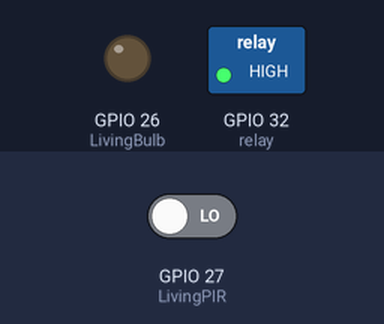
This sketch was run on a simulated ESP32. Parts: switched loads named in the sketch (green lamp = pin HIGH), output pins drawn as LEDs (lit = HIGH). Inputs (shaded band) come from the test bench; at power-on: GPIO 27 (LivingPIR) LOW. WiFi joins after 1.5 s; servers stay silent unless stated; random numbers use the default seed unless the sketch sets one; no MQTT or app messages arrive unless stated; what the sketch prints to the serial monitor is not drawn.

Above: at 2.7 s.
2.8 s: GPIO 27 (LivingPIR) driven HIGH
At 8.6 s:
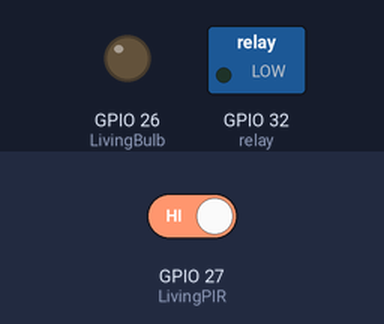
Timing chart, 0 to 13.0 s (numbered marks = the images above; inputs shaded):
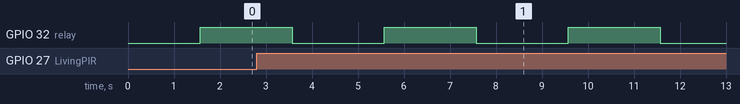

Measured:
- by itself, GPIO 32 (relay): alternates HIGH for 2.0 s and LOW for 2.0 s

The sketch:

IOTESP32.ino
```cpp
#include <WiFi.h>
#include <PubSubClient.h>
#include <String>
// Update these with values suitable for your network.
const char* ssid = "Mohamed ElKhouly";
const char* password = "Mm159357";
const char* mqtt_server = "46.101.2.154";
#define mqtt_port 1883
#define MQTT_USER ""
#define MQTT_PASSWORD ""
#define MQTT_SERIAL_PUBLISH_Living "home/Living-Room/movement"
#define MQTT_SERIAL_PUBLISH_Kitchen "home/Kitchen/movement"
#define MQTT_SERIAL_PUBLISH_Bedroom "home/Bedroom/movement"
#define MQTT_SERIAL_PUBLISH_Garage "home/Garage/movement"

#define MQTT_SERIAL_RECEIVER_Living "home/Living-Room/lighting"
#define MQTT_SERIAL_RECEIVER_Kitchen "home/Kitchen/lighting"
#define MQTT_SERIAL_RECEIVER_Bedroom "home/Bedroom/lighting"
#define MQTT_SERIAL_RECEIVER_Garage "home/Garage/lighting"

int LivingBulb = 26;
int LivingPIR = 27;
int LivingStatus=LOW;
int KitchenBulb = 33;
int KitchenPIR = 32;
int KitchenStatus=LOW;
int BedroomBulb = 35;
int BedroomPIR = 34;
int BedroomStatus=LOW;
int GarageBulb = 18;
int GaragePIR = 19;
int GarageStatus =LOW;
int relay = 32;
int pirState = LOW;             // we start, assuming no motion detected
int val = 0;
WiFiClient wifiClient;

PubSubClient client(wifiClient);

void setup_wifi() {
    delay(10);
    // We start by connecting to a WiFi network
    Serial.println();
    Serial.print("Connecting to ");
    Serial.println(ssid);
    WiFi.begin(ssid, password);
    while (WiFi.status() != WL_CONNECTED) {
      delay(500);
      Serial.print(".");
    }
    randomSeed(micros());
    Serial.println("");
    Serial.println("WiFi connected");
    Serial.println("IP address: ");
    Serial.println(WiFi.localIP());
}

void reconnect() {
  // Loop until we're reconnected
  while (!client.connected()) {
    Serial.print("Attempting MQTT connection...");
    // Create a random client ID
    String clientId = "ESP32Client-";
    clientId += String(random(0xffff), HEX);
    // Attempt to connect
    if (client.connect(clientId.c_str(),MQTT_USER,MQTT_PASSWORD)) {
      Serial.println("connected");
      //Once connected, publish an announcement...
      client.publish("/enter topic name/", "hello world");
      // ... and resubscribe
      client.subscribe(MQTT_SERIAL_RECEIVER_Living);
      client.subscribe(MQTT_SERIAL_RECEIVER_Kitchen);
      client.subscribe(MQTT_SERIAL_RECEIVER_Bedroom);
      client.subscribe(MQTT_SERIAL_RECEIVER_Garage);
    } else {
      Serial.print("failed, rc=");
      Serial.print(client.state());
      Serial.println(" try again in 5 seconds");
      // Wait 5 seconds before retrying
      delay(5000);
    }
  }
}
void callback(char* topic, byte *payload, unsigned int length) {
    String rtopic(topic);
    String rdata="";
    for(int i = 0 ; i < length ; i++){
      rdata+=(char)payload[i];
    }
    if(rtopic =="home/Living-Room/lighting"){
      if(rdata=="on"){
        LivingStatus=HIGH;
      }
      else if(rdata == "off"){
        LivingStatus=LOW;
      }
    }
    else if(rtopic == "home/Kitchen/lighting"){
      if(rdata=="on"){
        KitchenStatus=HIGH;
      }
      else if(rdata == "off"){
        KitchenStatus=LOW;
      }
    }
    else if(rtopic == "home/Bedroom/lighting"){
      if(rdata=="on"){
        BedroomStatus=HIGH;
      }
      else if(rdata == "off"){
        BedroomStatus=LOW;
      }
    }
    else if(rtopic == "home/Garage/lighting"){
      if(rdata=="on"){
        GarageStatus=HIGH;
      }
      else if(rdata == "off"){
        GarageStatus=LOW;
      }
    }

}
bool PIR(){
  val = digitalRead(LivingPIR);  // read input value

  if (val == HIGH)  // check if the input is HIGH
  {
    LivingStatus=HIGH;  // turn LED ON

    if (pirState == LOW && GarageStatus==LOW)
  {
      client.publish(MQTT_SERIAL_PUBLISH_Garage,"on"); // print on output change
      Serial.println("7aramy");
      pirState = HIGH;
    }
  }
  else
  {
    if (pirState == HIGH)
  {
      pirState = LOW;
    }
  }
}
void setup() {
  pinMode(LivingBulb, OUTPUT);      // declare LED as output
  pinMode(relay, OUTPUT);
  pinMode(LivingPIR, INPUT);     // declare sensor as input
  Serial.begin(115200);
  Serial.setTimeout(500);// Set time out for
  setup_wifi();
  client.setServer(mqtt_server, mqtt_port);
  client.setCallback(callback);
  reconnect();
}

void publishSerialData(char *serialData){
  if (!client.connected()) {
    reconnect();
  }
  client.publish(MQTT_SERIAL_PUBLISH_Living, serialData);
}
void loop() {
   client.loop();
   PIR();
   digitalWrite(relay,HIGH);
   delay(2000);
   digitalWrite(relay,LOW);
   delay(2000);

 }
```
